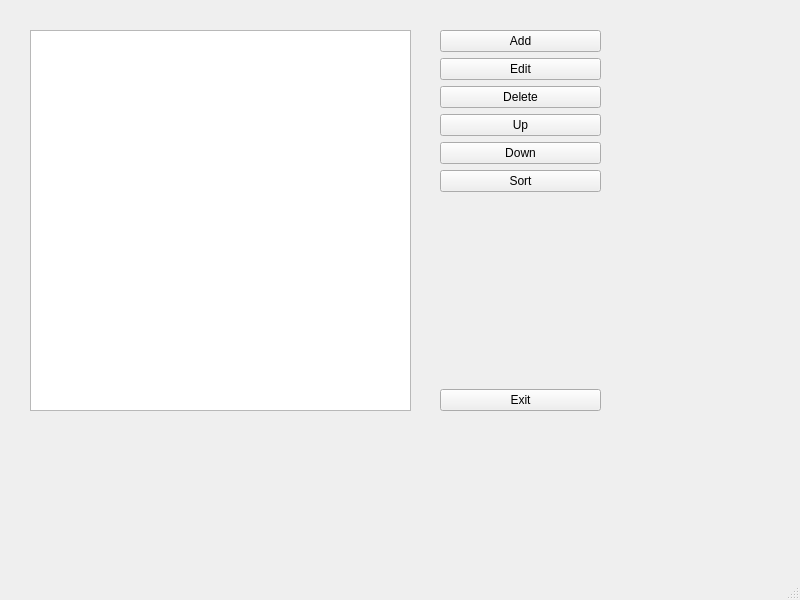
<?xml version="1.0" encoding="UTF-8"?>
<ui version="4.0">
 <class>MainWindow</class>
 <widget class="QMainWindow" name="MainWindow">
  <property name="geometry">
   <rect>
    <x>0</x>
    <y>0</y>
    <width>800</width>
    <height>600</height>
   </rect>
  </property>
  <property name="windowTitle">
   <string>MainWindow</string>
  </property>
  <widget class="QWidget" name="centralwidget">
   <widget class="QListWidget" name="listItems">
    <property name="geometry">
     <rect>
      <x>30</x>
      <y>30</y>
      <width>381</width>
      <height>381</height>
     </rect>
    </property>
   </widget>
   <widget class="QWidget" name="">
    <property name="geometry">
     <rect>
      <x>440</x>
      <y>30</y>
      <width>161</width>
      <height>381</height>
     </rect>
    </property>
    <layout class="QVBoxLayout" name="verticalLayout">
     <item>
      <widget class="QPushButton" name="btnAdd">
       <property name="text">
        <string>Add</string>
       </property>
      </widget>
     </item>
     <item>
      <widget class="QPushButton" name="btnEdit">
       <property name="text">
        <string>Edit</string>
       </property>
      </widget>
     </item>
     <item>
      <widget class="QPushButton" name="btnDelete">
       <property name="text">
        <string>Delete</string>
       </property>
      </widget>
     </item>
     <item>
      <widget class="QPushButton" name="btnUp">
       <property name="text">
        <string>Up</string>
       </property>
      </widget>
     </item>
     <item>
      <widget class="QPushButton" name="btnDown">
       <property name="text">
        <string>Down</string>
       </property>
      </widget>
     </item>
     <item>
      <widget class="QPushButton" name="btnSort">
       <property name="text">
        <string>Sort</string>
       </property>
      </widget>
     </item>
     <item>
      <spacer name="verticalSpacer">
       <property name="orientation">
        <enum>Qt::Vertical</enum>
       </property>
       <property name="sizeHint" stdset="0">
        <size>
         <width>20</width>
         <height>40</height>
        </size>
       </property>
      </spacer>
     </item>
     <item>
      <widget class="QPushButton" name="btnExit">
       <property name="text">
        <string>Exit</string>
       </property>
      </widget>
     </item>
    </layout>
   </widget>
  </widget>
  <widget class="QMenuBar" name="menubar">
   <property name="geometry">
    <rect>
     <x>0</x>
     <y>0</y>
     <width>800</width>
     <height>21</height>
    </rect>
   </property>
  </widget>
  <widget class="QStatusBar" name="statusbar"/>
 </widget>
 <resources/>
 <connections/>
</ui>
